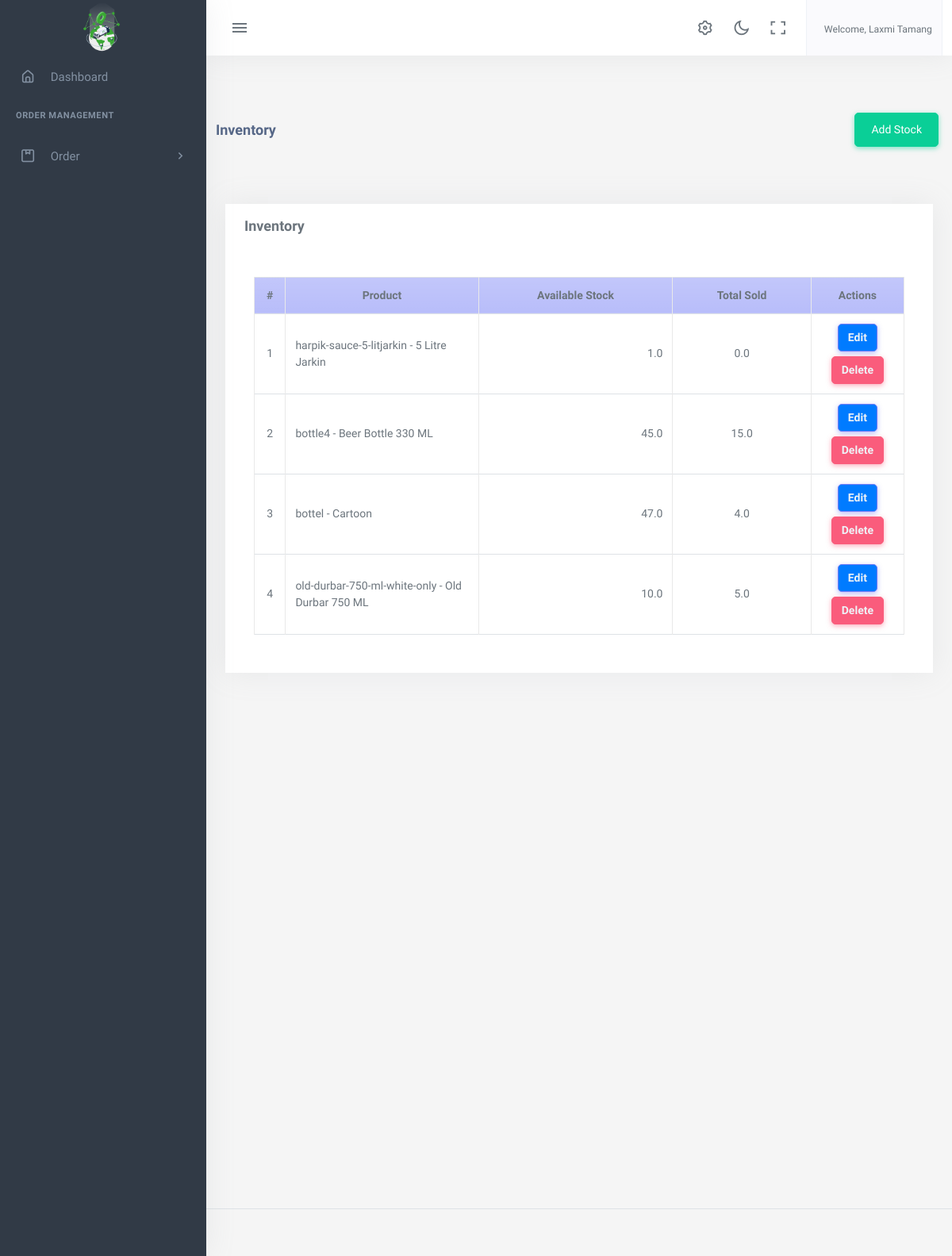
The app's page /inventory (signed in) with its own data.
### accounts/models.py (models this page shows, shortened)
class User(AbstractBaseUser,PermissionsMixin):
    email = models.EmailField(
        verbose_name='Email',
        max_length=255,
        unique=True,
    )
    name = models.CharField(max_length=200,null=True, blank=True)
    is_user = models.BooleanField(default=False)
    is_admin = models.BooleanField(default=False)
    is_agent= models.BooleanField(default=False)
    is_sub_admin=models.BooleanField(default=False)
    phone_no = models.CharField(max_length=150, null=True, blank=True)
    address = models.CharField(max_length=150, null=True, blank=True )
    image = models.ImageField(upload_to="image/", null=True, blank=True)
    activate = models.BooleanField(default =False)
    created_at = models.DateTimeField(auto_now_add=True)
    updated_at = models.DateTimeField(auto_now=True)
    objects = UserManager()
    USERNAME_FIELD = 'email'
    REQUIRED_FIELDS = ['phone_no','name']

### app2/models.py (models this page shows)
class AboutUS(models.Model):
    company_name=models.CharField(max_length=100)
    logo= models.ImageField(upload_to='logoimage/')
    address = models.CharField(max_length=1000)
    email = models.EmailField()
    contactNo= models.CharField(max_length=15)
    class Meta:
        ordering =['-id']

### products/models.py (models this page shows, shortened)
class Stock(models.Model):
    product = models.ForeignKey(Product, on_delete=models.CASCADE)
    quantity = models.FloatField(default=0)
    sold_quantity = models.FloatField(default=0)
    date_created = models.CharField(max_length=50,default=nepali_datetime.date.today().strftime("%d-%B-%Y"))
    date_updated = models.DateTimeField(auto_now=True)
    def __str__(self):
        return self.product.slug + ' - ' + self.product.product_name

class Product(models.Model):
    category = models.ForeignKey(Category, on_delete = models.CASCADE, related_name = 'product_category')
    product_name = models.CharField(max_length = 150)
    product_image = models.ImageField(upload_to='productimage/')
    previous_rate = models.FloatField(default=0)
    rate = models.FloatField()
    unit  = models.ForeignKey(Unit, on_delete= models.SET_NULL, null =True, blank=True, related_name ='product_unit')
    slug = AutoSlugField(populate_from ='product_name')
    order_number = models.IntegerField(null=True, blank=True, default=1)
    class Meta:
        ordering =['order_number']

### app2/views.py (the view)
# urls.py: path('inventory',views.inventory, name="inventory"),
def inventory(request):
    products = Stock.objects.all()
    return render(request,'app2/stock.html',{'products':products})

### app2/context_processors.py (called while the page is built)
def aboutus(request):
    pick_Up_Plans=Pick_Up_Plan.objects.all()
    aboutus = AboutUS.objects.first()
    return {'contact': aboutus,'details':pick_Up_Plans,'company':aboutus}

def usercount(request):
    totalClient = User.objects.filter(is_user= True).count
    return ({
        'totalClient':totalClient
    })

def invoice(request):
    received_orders = Order.objects.filter(order_status='received')
    paid_amount = received_orders.aggregate(total_cost=Sum('totalPrice'))['total_cost'] or 0
    order = Order.objects.all().count
    unreceived_orders = Order.objects.exclude(Q(order_status='received') | Q(order_status='pending'))
    unpaid_amount = unreceived_orders.aggregate(total_cost=Sum('totalPrice'))['total_cost'] or 0
    return({
        'paidamount':paid_amount,
        'totalOrders':order,
        'unpaidamount':unpaid_amount
    })

def notification(request):
    notifications = Pick_Up_Plan.objects.filter(date=datetime.today())
    return({
        'notifications':notifications
    })

def total_cashbook(request):
    dailytransactions_list = Daily.objects.all()
    grand_total = dailytransactions_list.aggregate(Sum('total'))['total__sum']
    return ({
        'grand_total':grand_total,
    })

### app2/templates/app2/stock.html (shortened to what this page needs)
{% extends 'app2/base.html' %}
{% load custome_filter %}
{% load static %}
{% block body %}
<div class="content-page">
  <div class="card-header">
    <div class="d-flex w-100 align-items-center justify-content-between">
      <h4 class="card-title fw-bold">Inventory</h4>
      <a href="/inventory-add" class="btn btn-success btn-sm">Add Stock</a>
    </div>
  </div>
  <div class="content">
    <div class="container-fluid pt-5">
      <div class="row">
        <div class="col-lg-12 col-md-12 col-sm-12 col-xs-12">
          <div class="card card-default rounded-0 shadow">
            <div class="card-header">
              <div class="d-flex w-100 align-items-center justify-content-between">
                <h4 class="card-title fw-bold">Inventory</h4>
              </div>
            </div>
            <div class="card-body">
              <div class="container-fluid">
                <table class="table table-bordered" id="product-list">
                  <colgroup>
                    <col width="5%" />
                    <col width="35%" />
                    <col width="35%" />
                    <col width="25%" />
                  </colgroup>
                  <thead>
                    <tr class="bg-gradient bg-primary bg-opacity-50 text-light">
                      <th class="px-2 py-2 text-center">#</th>
                      <th class="px-2 py-2 text-center">Product</th>
                      <th class="px-2 py-2 text-center">Available Stock</th>
                      <th class="px-2 py-2 text-center">Total Sold</th>
                      <th class="px-2 py-2 text-center">Actions</th>
                    </tr>
                  </thead>
                  <tbody>
                    {% for product in products %}
                    <tr>
                      <td class="px-2 py-1 align-middle text-center">
                        {{ forloop.counter }}
                      </td>
                      <td class="px-2 py-1 align-middle">{{ product }}</td>
                      <td class="px-2 py-1 align-middle text-end">
                        {{ product.quantity }}
                      </td>
                      <td class="px-2 py-1 align-middle text-center">
                        {{ product.sold_quantity }}
                        <td class="text-center">
                          <div class="d-flex justify-content-center gap-1 flex-wrap">
                            <a href="/inventory-edit/{{ product.id }}/" class="text-light btn btn-primary btn-sm px-2 py-1">
                              Edit
                            </a>
                            <a href="/inventory-delete/{{ product.id }}/" class="text-light btn btn-danger btn-sm px-2 py-1">
                              Delete
                            </a>
                          </div>
                        </td>
                    </tr>
                    {% endfor %}
                  </tbody>
                </table>
              </div>
            </div>
          </div>
        </div>
      </div>
    </div>
  </div>
</div>
{% endblock %}

### app2/templates/app2/base.html (shortened to what this page needs)
{% load static %}
<!DOCTYPE html>
<html lang="en">
    <head>
        <link href="{% static 'app2/assets/css/app-saas.min.css'%}" rel="stylesheet" type="text/css" id="app-style" />
        <link href="{% static 'app2/assets/css/icons.min.css'%}" rel="stylesheet" type="text/css" />
        <link href="{% static 'app2/assets/vendor/bootstrap-datepicker/css/bootstrap-datepicker.min.css'%}" rel="stylesheet" type="text/css" />
        <link href="{% static 'app2/assets/vendor/select2/css/select2.min.css'%}" rel="stylesheet" type="text/css" />
        <link href="{% static 'app2/assets/vendor/datatables.net-bs5/css/dataTables.bootstrap5.min.css'%}" rel="stylesheet" type="text/css" />
        <link href="{% static 'app2/assets/vendor/datatables.net-responsive-bs5/css/responsive.bootstrap5.min.css'%}" rel="stylesheet" type="text/css" />
        <link href="{% static 'app2/assets/css/app-saas.min.css'%}" rel="stylesheet" type="text/css" id="app-style" />
        <link href="{% static 'app2/assets/css/icons.min.css'%}" rel="stylesheet" type="text/css" />
        <link rel="stylesheet" href="https://cdnjs.cloudflare.com/ajax/libs/font-awesome/6.0.0/css/all.min.css">
        <link href="https://cdn.jsdelivr.net/npm/summernote@0.8.16/dist/summernote-lite.min.css" rel="stylesheet">
    </head>
    <link rel="stylesheet" href="https://maxcdn.bootstrapcdn.com/font-awesome/4.7.0/css/font-awesome.min.css">
    <body>
        <div class="wrapper">
            <div class="navbar-custom">
                <div class="topbar container-fluid justify-content-between">
                    <div class="d-flex align-items-center  gap-lg-2 gap-1">
                        <button class="button-toggle-menu sm:float-end">
                            <i class="mdi mdi-menu"></i>
                        </button>
                    </div>
                    <ul class="topbar-menu d-flex align-items-center gap-3">
                        <li class="d-none d-sm-inline-block">
                            <a class="nav-link" data-bs-toggle="offcanvas" href="#theme-settings-offcanvas">
                                <i class="ri-settings-3-line font-22"></i>
                            </a>
                        </li>
                        <li class="d-none d-sm-inline-block">
                            <div class="nav-link" id="light-dark-mode" data-bs-toggle="tooltip" data-bs-placement="left" title="Theme Mode">
                                <i class="ri-moon-line font-22"></i>
                            </div>
                        </li>
                        <li class="d-none d-md-inline-block">
                            <a class="nav-link" href="#" data-toggle="fullscreen">
                                <i class="ri-fullscreen-line font-22"></i>
                            </a>
                        </li>
                        <li class="dropdown">
                            <a class="nav-link dropdown-toggle arrow-none nav-user px-2" data-bs-toggle="dropdown" href="#" role="button" aria-haspopup="false" aria-expanded="false">
                                <span class="d-lg-flex flex-column gap-1 d-none">
                                    <h6 class="my-0 fw-normal">Welcome, {{request.user.name}}</h6>
                                </span>
                            </a>
                        </li>
                    </ul>
                </div>
            </div>
            <div class="leftside-menu">
                <a href="{% url 'dashboard:index' %}" class="logo logo-light">
                    <span class="logo-lg">
                        <img src="{{company.logo.url}}" alt="logo" style="height: 64px;">
                    </span>
                </a>
                <div class="h-100" id="leftside-menu-container" data-simplebar>
                    <ul class="side-nav">
                        <li class="side-nav-item">
                            <a href="{% url 'dashboard:index' %}" class="side-nav-link">
                                <i class="uil-home-alt"></i>
                                <span> Dashboard </span>
                            </a>
                        </li>
                        <li class="side-nav-title">Order Management </li>
                        <li class="side-nav-item">
                            <a data-bs-toggle="collapse" href="#sidebarPages1" aria-expanded="false" aria-controls="sidebarPages" class="side-nav-link">
                                <i class="uil-package"></i>
                                <span> Order </span>
                                <span class="menu-arrow"></span>
                            </a>
                        </li>
                    </ul>
                </div>
            </div>
  {% block body %}
  {% endblock  %}
        <footer class="footer">
            <div class="container-fluid">
                <div class="row">
                    <div class="col-md-6">
                    </div>
                </div>
            </div>
        </footer>
    </div>
                        </body>
                        </html>

### app2/templates/app2/base.html (style rules this page uses)
.btn { margin: 0 5px; padding: 10px 20px; border-radius: 5px; cursor: pointer; }
.btn-primary { background-color: #007bff; color: #fff; }

### records on screen
User: user.name "Laxmi Tamang"
AboutUS: logo (picture)
Stock: product.product_name "harpik-sauce-5-litjarkin - 5 Litre Jarkin", quantity "1.0", sold_quantity "0.0"
Stock: product.product_name "bottle4 - Beer Bottle 330 ML", quantity "45.0", sold_quantity "15.0"
Stock: product.product_name "bottel - Cartoon", quantity "47.0", sold_quantity "4.0"
Stock: product.product_name "old-durbar-750-ml-white-only - Old Durbar 750 ML", quantity "10.0", sold_quantity "5.0"
